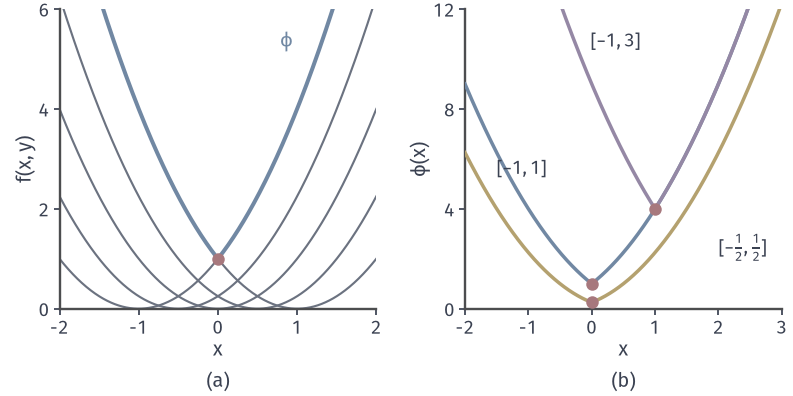

This chart was generated by the following Python code:
from pathlib import Path
import sys
for _p in Path(__file__).resolve().parents:
    if (_p/"minimax-common").is_dir(): sys.path.insert(0, str(_p/"minimax-common")); break
from mm_fig import *
HERE = Path(__file__).resolve().parent
# (a) f(x,y)=(x-y)^2 on Y=[-1,1]; (b) worst-value functions for three response sets.
fig, axes = figure(width_mm=112, height_mm=56, ncols=2)
panels(fig, .075, .985, .975, .22, .28)
x = np.linspace(-2, 2, 500); ax = axes[0]; setup(ax, (-2, 2), (0, 6), range(-2, 3), range(0, 7, 2), yl='$f(x,y)$')
for y in (-1, -.5, 0, .5, 1): ax.plot(x, (x-y)**2, color=MUTED, lw=.85, zorder=2)
ax.plot(x, (abs(x)+1)**2, color=BLUE, lw=1.6, zorder=3); dot(ax, (0, 1))
ax.text(.95, 5.25, r'$\phi$', color=BLUE, ha='right')
ax = axes[1]; setup(ax, (-2, 3), (0, 12), range(-2, 4), range(0, 13, 4), yl=r'$\phi(x)$')
x = np.linspace(-2, 3, 700)
sets = [(-.5, .5, YELLOW), (-1, 1, BLUE), (-1, 3, PURPLE)]
for lo, hi, c in sets: ax.plot(x, np.maximum((x-lo)**2, (x-hi)**2), color=c, lw=1.4, zorder=3)
for p in ((0, .25), (0, 1), (1, 4)): dot(ax, p)
ax.text(2.0, 2.2, r'$[-\frac{1}{2},\frac{1}{2}]$', color=INK, fontsize=7.5, ha='left'); ax.text(-1.1, 5.4, '$[-1,1]$', color=INK, fontsize=7.5, ha='center')
ax.text(-.02, 10.5, '$[-1,3]$', color=INK, fontsize=7.5, ha='left')
tags(fig, axes)
save(fig, HERE, 'figure', {'f': '(x-y)^2', 'Y': ['[-1,1]', '[-1/2,1/2]', '[-1,3]']})
